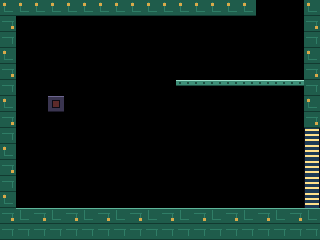

The image is a tile-based game level rendered from a .tmx file. Its description and complete source (layers, tilesets, objects, tile grids) follow:
An orthogonal 20x15 tile map with 16x16 px tiles, 1 tile layer (Tiles) and 8 objects (5x GateClosed, Switch, Drone, Bit).

<map version="1.10" tiledversion="1.11.2" orientation="orthogonal" renderorder="right-down" width="20" height="15" tilewidth="16" tileheight="16" infinite="0" nextlayerid="4" nextobjectid="9">
  <properties>
    <property name="index" value="3" type="int" />
    <property name="name" value="Room 3" />
    <property name="left" value="255" type="int" />
    <property name="right" value="4" type="int" />
    <property name="up" value="1" type="int" />
    <property name="down" value="255" type="int" />
    <property name="zone" value="0" type="int" />
  </properties>
  <tileset firstgid="1" source="../tileset.tsx" />
  <layer id="1" name="Tiles" width="20" height="15">
    <data encoding="csv">
19,19,19,19,19,19,19,19,19,19,19,19,19,19,19,19,1,1,1,19,
21,1,1,1,1,1,1,1,1,1,1,1,1,1,1,1,1,1,1,21,
20,1,1,1,1,1,1,1,1,1,1,1,1,1,1,1,1,1,1,20,
19,1,1,1,1,1,1,1,1,1,1,1,1,1,1,1,1,1,1,19,
21,1,1,1,1,1,1,1,1,1,1,1,1,1,1,1,1,1,1,21,
20,1,1,1,1,1,1,1,1,1,1,22,22,22,22,22,22,22,22,20,
19,1,1,28,1,1,1,1,1,1,1,1,1,1,1,1,1,1,1,19,
21,1,1,1,1,1,1,1,1,1,1,1,1,1,1,1,1,1,1,21,
20,1,1,1,1,1,1,1,1,1,1,1,1,1,1,1,1,1,1,30,
19,1,1,1,1,1,1,1,1,1,1,1,1,1,1,1,1,1,1,30,
21,1,1,1,1,1,1,1,1,1,1,1,1,1,1,1,1,1,1,30,
20,1,1,1,1,1,1,1,1,1,1,1,1,1,1,1,1,1,1,30,
19,1,1,1,1,1,1,1,1,1,1,1,1,1,1,1,1,1,1,30,
21,17,18,17,18,17,18,17,18,17,18,17,18,17,18,17,18,17,18,17,
20,20,20,20,20,20,20,20,20,20,20,20,20,20,20,20,20,20,20,20
</data>
  </layer>
  <objectgroup id="2" name="Spawns">
    <object id="1" name="Switch" class="Switch" x="48" y="96">
      <point />
    </object>
    <object id="2" name="GateClosed" class="GateClosed" x="304" y="128">
      <point />
    </object>
    <object id="3" name="GateClosed" class="GateClosed" x="304" y="144">
      <point />
    </object>
    <object id="4" name="Drone" class="Drone" x="160" y="160">
      <point />
    </object>
    <object id="5" name="GateClosed" class="GateClosed" x="304" y="160">
      <point />
    </object>
    <object id="6" name="GateClosed" class="GateClosed" x="304" y="176">
      <point />
    </object>
    <object id="7" name="Bit" class="Bit" x="32" y="192">
      <point />
    </object>
    <object id="8" name="GateClosed" class="GateClosed" x="304" y="192">
      <point />
    </object>
  </objectgroup>
</map>
